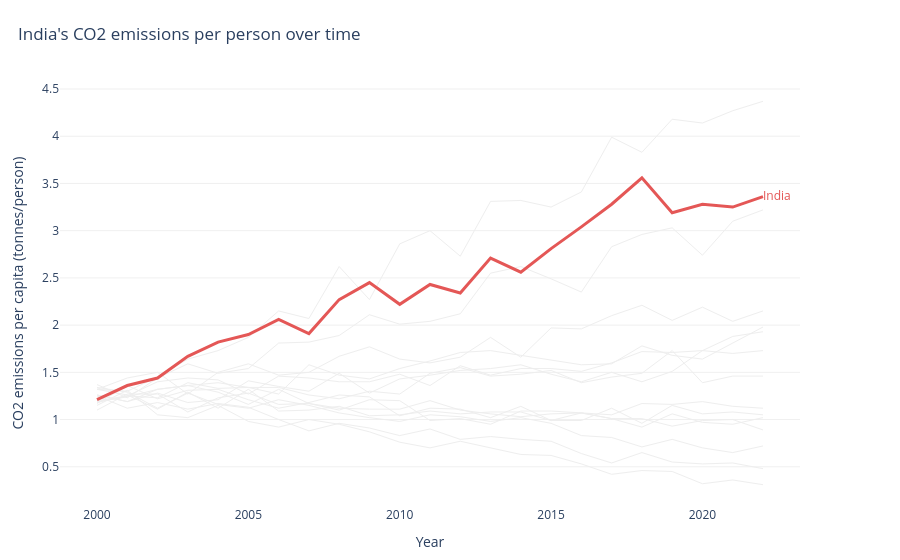

Notebook code cell kept with this figure:
### Markdown cell above
## Task 1 - A line chart showing CO2 per Capita for all countries in the dataset

**Requirements:**
- All countries shown (for context), but only **one highlighted in colour** — your choice which
- All other lines in grey (#EEEEEE), thinner
- Highlighted country **labelled directly** at the end of its line (not in a legend)
- Insight title that names the highlighted country and its story

### Code cell
# Task 1: CO2 emissions per capita for all countries

# Find the per-capita column in the dataset
per_capita_cols = [
    col for col in df.columns
    if "per_capita" in col.lower().replace(" ", "_")
    or "per capita" in col.lower()
]

if per_capita_cols:
    y_col = per_capita_cols[0]
elif "Population" in df.columns:
    # CO2_Mt is in million tonnes; Population is number of people
    df["CO2_per_capita"] = df["CO2_Mt"] * 1_000_000 / df["Population"]
    y_col = "CO2_per_capita"
else:
    raise ValueError(
        "No CO2-per-capita or Population column found. "
        "Check df.columns and obtain a dataset with per-capita data."
    )

highlight_country = "India"

fig = go.Figure()

# Draw every other country in light grey
for country, data in df.groupby("Country"):
    data = data.sort_values("Year")

    if country == highlight_country:
        continue

    fig.add_trace(go.Scatter(
        x=data["Year"],
        y=data[y_col],
        mode="lines",
        line=dict(color="#EEEEEE", width=1),
        hovertemplate=f"{country}<br>Year: %{{x}}<br>CO2 per capita: %{{y:.2f}}<extra></extra>",
        showlegend=False
    ))

# Highlight India and label the last point directly
india = df[df["Country"] == highlight_country].sort_values("Year")

if india.empty:
    raise ValueError(f"{highlight_country} was not found in the dataset.")

fig.add_trace(go.Scatter(
    x=india["Year"],
    y=india[y_col],
    mode="lines+text",
    line=dict(color="#E45756", width=3),
    text=[""] * (len(india) - 1) + [highlight_country],
    textposition="middle right",
    textfont=dict(size=12, color="#E45756"),
    name=highlight_country,
    showlegend=False,
    hovertemplate="India<br>Year: %{x}<br>CO2 per capita: %{y:.2f}<extra></extra>"
))

fig.update_layout(
    title=dict(
        text="India's CO2 emissions per person over time",
        x=0.02,
        xanchor="left"
    ),
    xaxis_title="Year",
    yaxis_title="CO2 emissions per capita (tonnes/person)",
    template="plotly_white",
    plot_bgcolor="white",
    paper_bgcolor="white",
    showlegend=False,
    margin=dict(l=60, r=100, t=80, b=50)
)

fig.update_xaxes(showgrid=False, showline=False, zeroline=False)
fig.update_yaxes(showgrid=True, gridcolor="#F0F0F0",
                 showline=False, zeroline=False)

fig.show()

### Figure 1 — Plotly figure (JSON) as saved in the notebook; plotly's stock layout.template omitted (floating-point values rounded to 4 significant figures)
{"data": [{"hovertemplate": "Australia<br>Year: %{x}<br>CO2 per capita: %{y:.2f}<extra></extra>", "line": {"color": "#EEEEEE", "width": 1}, "mode": "lines", "showlegend": false, "type": "scatter", "x": [2000, 2001, 2002, 2003, 2004, 2005, 2006, 2007, 2008, 2009, 2010, 2011, 2012, 2013, 2014, 2015, 2016, 2017, 2018, 2019, 2020, 2021, 2022], "y": [1.26, 1.19, 1.28, 1.18, 1.21, 1.41, 1.35, 1.3, 1.49, 1.28, 1.43, 1.47, 1.52, 1.54, 1.58, 1.48, 1.4, 1.5, 1.4, 1.51, 1.73, 1.7, 1.73]}, {"hovertemplate": "Brazil<br>Year: %{x}<br>CO2 per capita: %{y:.2f}<extra></extra>", "line": {"color": "#EEEEEE", "width": 1}, "mode": "lines", "showlegend": false, "type": "scatter", "x": [2000, 2001, 2002, 2003, 2004, 2005, 2006, 2007, 2008, 2009, 2010, 2011, 2012, 2013, 2014, 2015, 2016, 2017, 2018, 2019, 2020, 2021, 2022], "y": [1.26, 1.19, 1.32, 1.36, 1.39, 1.34, 1.27, 1.58, 1.47, 1.43, 1.54, 1.62, 1.71, 1.73, 1.68, 1.63, 1.58, 1.59, 1.78, 1.68, 1.64, 1.81, 1.98]}, {"hovertemplate": "Canada<br>Year: %{x}<br>CO2 per capita: %{y:.2f}<extra></extra>", "line": {"color": "#EEEEEE", "width": 1}, "mode": "lines", "showlegend": false, "type": "scatter", "x": [2000, 2001, 2002, 2003, 2004, 2005, 2006, 2007, 2008, 2009, 2010, 2011, 2012, 2013, 2014, 2015, 2016, 2017, 2018, 2019, 2020, 2021, 2022], "y": [1.17, 1.36, 1.22, 1.31, 1.32, 1.21, 1.12, 1.18, 1.26, 1.24, 1.04, 1.12, 1.11, 1.02, 1.14, 0.99, 0.99, 1.12, 0.96, 1.15, 1.06, 1.08, 1.05]}, {"hovertemplate": "China<br>Year: %{x}<br>CO2 per capita: %{y:.2f}<extra></extra>", "line": {"color": "#EEEEEE", "width": 1}, "mode": "lines", "showlegend": false, "type": "scatter", "x": [2000, 2001, 2002, 2003, 2004, 2005, 2006, 2007, 2008, 2009, 2010, 2011, 2012, 2013, 2014, 2015, 2016, 2017, 2018, 2019, 2020, 2021, 2022], "y": [1.32, 1.3, 1.45, 1.64, 1.73, 1.87, 2.15, 2.07, 2.62, 2.27, 2.86, 3.0, 2.73, 3.31, 3.32, 3.25, 3.41, 3.99, 3.83, 4.18, 4.14, 4.27, 4.37]}, {"hovertemplate": "France<br>Year: %{x}<br>CO2 per capita: %{y:.2f}<extra></extra>", "line": {"color": "#EEEEEE", "width": 1}, "mode": "lines", "showlegend": false, "type": "scatter", "x": [2000, 2001, 2002, 2003, 2004, 2005, 2006, 2007, 2008, 2009, 2010, 2011, 2012, 2013, 2014, 2015, 2016, 2017, 2018, 2019, 2020, 2021, 2022], "y": [1.34, 1.29, 1.12, 1.28, 1.16, 1.12, 1.21, 1.15, 1.07, 1.02, 0.98, 1.05, 1.03, 0.98, 1.02, 0.96, 0.83, 0.81, 0.71, 0.79, 0.7, 0.65, 0.72]}, {"hovertemplate": "Germany<br>Year: %{x}<br>CO2 per capita: %{y:.2f}<extra></extra>", "line": {"color": "#EEEEEE", "width": 1}, "mode": "lines", "showlegend": false, "type": "scatter", "x": [2000, 2001, 2002, 2003, 2004, 2005, 2006, 2007, 2008, 2009, 2010, 2011, 2012, 2013, 2014, 2015, 2016, 2017, 2018, 2019, 2020, 2021, 2022], "y": [1.25, 1.12, 1.18, 1.11, 1.17, 1.13, 1.0, 0.88, 0.96, 0.91, 0.83, 0.9, 0.79, 0.82, 0.79, 0.77, 0.64, 0.54, 0.65, 0.55, 0.53, 0.54, 0.48]}, {"hovertemplate": "Indonesia<br>Year: %{x}<br>CO2 per capita: %{y:.2f}<extra></extra>", "line": {"color": "#EEEEEE", "width": 1}, "mode": "lines", "showlegend": false, "type": "scatter", "x": [2000, 2001, 2002, 2003, 2004, 2005, 2006, 2007, 2008, 2009, 2010, 2011, 2012, 2013, 2014, 2015, 2016, 2017, 2018, 2019, 2020, 2021, 2022], "y": [1.37, 1.23, 1.44, 1.59, 1.49, 1.54, 1.81, 1.82, 1.89, 2.11, 2.01, 2.04, 2.12, 2.55, 2.62, 2.49, 2.35, 2.83, 2.96, 3.03, 2.74, 3.1, 3.22]}, {"hovertemplate": "Japan<br>Year: %{x}<br>CO2 per capita: %{y:.2f}<extra></extra>", "line": {"color": "#EEEEEE", "width": 1}, "mode": "lines", "showlegend": false, "type": "scatter", "x": [2000, 2001, 2002, 2003, 2004, 2005, 2006, 2007, 2008, 2009, 2010, 2011, 2012, 2013, 2014, 2015, 2016, 2017, 2018, 2019, 2020, 2021, 2022], "y": [1.1, 1.27, 1.27, 1.08, 1.23, 1.28, 1.16, 1.17, 1.1, 1.21, 1.2, 0.99, 1.01, 0.95, 1.09, 1.09, 1.07, 1.01, 1.01, 0.93, 0.99, 1.0, 0.89]}, {"hovertemplate": "Mexico<br>Year: %{x}<br>CO2 per capita: %{y:.2f}<extra></extra>", "line": {"color": "#EEEEEE", "width": 1}, "mode": "lines", "showlegend": false, "type": "scatter", "x": [2000, 2001, 2002, 2003, 2004, 2005, 2006, 2007, 2008, 2009, 2010, 2011, 2012, 2013, 2014, 2015, 2016, 2017, 2018, 2019, 2020, 2021, 2022], "y": [1.18, 1.25, 1.4, 1.44, 1.42, 1.27, 1.46, 1.44, 1.4, 1.4, 1.48, 1.36, 1.57, 1.47, 1.54, 1.54, 1.51, 1.6, 1.72, 1.71, 1.73, 1.88, 1.93]}, {"hovertemplate": "Russia<br>Year: %{x}<br>CO2 per capita: %{y:.2f}<extra></extra>", "line": {"color": "#EEEEEE", "width": 1}, "mode": "lines", "showlegend": false, "type": "scatter", "x": [2000, 2001, 2002, 2003, 2004, 2005, 2006, 2007, 2008, 2009, 2010, 2011, 2012, 2013, 2014, 2015, 2016, 2017, 2018, 2019, 2020, 2021, 2022], "y": [1.19, 1.24, 1.32, 1.36, 1.29, 1.16, 1.32, 1.17, 1.12, 1.11, 1.11, 1.2, 1.1, 1.06, 1.03, 1.06, 1.07, 1.05, 1.17, 1.16, 1.19, 1.14, 1.12]}, {"hovertemplate": "South Africa<br>Year: %{x}<br>CO2 per capita: %{y:.2f}<extra></extra>", "line": {"color": "#EEEEEE", "width": 1}, "mode": "lines", "showlegend": false, "type": "scatter", "x": [2000, 2001, 2002, 2003, 2004, 2005, 2006, 2007, 2008, 2009, 2010, 2011, 2012, 2013, 2014, 2015, 2016, 2017, 2018, 2019, 2020, 2021, 2022], "y": [1.2, 1.25, 1.23, 1.39, 1.33, 1.34, 1.34, 1.26, 1.22, 1.3, 1.27, 1.49, 1.55, 1.46, 1.48, 1.52, 1.39, 1.45, 1.49, 1.73, 1.39, 1.46, 1.46]}, {"hovertemplate": "South Korea<br>Year: %{x}<br>CO2 per capita: %{y:.2f}<extra></extra>", "line": {"color": "#EEEEEE", "width": 1}, "mode": "lines", "showlegend": false, "type": "scatter", "x": [2000, 2001, 2002, 2003, 2004, 2005, 2006, 2007, 2008, 2009, 2010, 2011, 2012, 2013, 2014, 2015, 2016, 2017, 2018, 2019, 2020, 2021, 2022], "y": [1.32, 1.44, 1.5, 1.27, 1.5, 1.59, 1.47, 1.5, 1.67, 1.77, 1.64, 1.6, 1.66, 1.87, 1.66, 1.97, 1.96, 2.1, 2.21, 2.05, 2.19, 2.04, 2.15]}, {"hovertemplate": "United Kingdom<br>Year: %{x}<br>CO2 per capita: %{y:.2f}<extra></extra>", "line": {"color": "#EEEEEE", "width": 1}, "mode": "lines", "showlegend": false, "type": "scatter", "x": [2000, 2001, 2002, 2003, 2004, 2005, 2006, 2007, 2008, 2009, 2010, 2011, 2012, 2013, 2014, 2015, 2016, 2017, 2018, 2019, 2020, 2021, 2022], "y": [1.15, 1.31, 1.05, 1.02, 1.15, 0.98, 0.92, 1.0, 0.95, 0.87, 0.76, 0.7, 0.77, 0.7, 0.63, 0.62, 0.53, 0.42, 0.46, 0.45, 0.32, 0.36, 0.31]}, {"hovertemplate": "United States<br>Year: %{x}<br>CO2 per capita: %{y:.2f}<extra></extra>", "line": {"color": "#EEEEEE", "width": 1}, "mode": "lines", "showlegend": false, "type": "scatter", "x": [2000, 2001, 2002, 2003, 2004, 2005, 2006, 2007, 2008, 2009, 2010, 2011, 2012, 2013, 2014, 2015, 2016, 2017, 2018, 2019, 2020, 2021, 2022], "y": [1.32, 1.26, 1.11, 1.29, 1.12, 1.32, 1.09, 1.1, 1.14, 1.04, 1.05, 1.09, 1.06, 1.08, 1.08, 0.99, 1.07, 1.01, 0.92, 1.06, 0.97, 0.95, 1.02]}, {"hovertemplate": "India<br>Year: %{x}<br>CO2 per capita: %{y:.2f}<extra></extra>", "line": {"color": "#E45756", "width": 3}, "mode": "lines+text", "name": "India", "showlegend": false, "text": ["", "", "", "", "", "", "", "", "", "", "", "", "", "", "", "", "", "", "", "", "", "", "India"], "textfont": {"color": "#E45756", "size": 12}, "textposition": "middle right", "type": "scatter", "x": [2000, 2001, 2002, 2003, 2004, 2005, 2006, 2007, 2008, 2009, 2010, 2011, 2012, 2013, 2014, 2015, 2016, 2017, 2018, 2019, 2020, 2021, 2022], "y": [1.21, 1.36, 1.44, 1.67, 1.82, 1.9, 2.06, 1.91, 2.27, 2.45, 2.22, 2.43, 2.34, 2.71, 2.56, 2.81, 3.04, 3.28, 3.56, 3.19, 3.28, 3.25, 3.36]}], "layout": {"margin": {"b": 50, "l": 60, "r": 100, "t": 80}, "paper_bgcolor": "white", "plot_bgcolor": "white", "showlegend": false, "title": {"text": "India's CO2 emissions per person over time", "x": 0.02, "xanchor": "left"}, "xaxis": {"showgrid": false, "showline": false, "title": {"text": "Year"}, "zeroline": false}, "yaxis": {"gridcolor": "#F0F0F0", "showgrid": true, "showline": false, "title": {"text": "CO2 emissions per capita (tonnes/person)"}, "zeroline": false}}}
